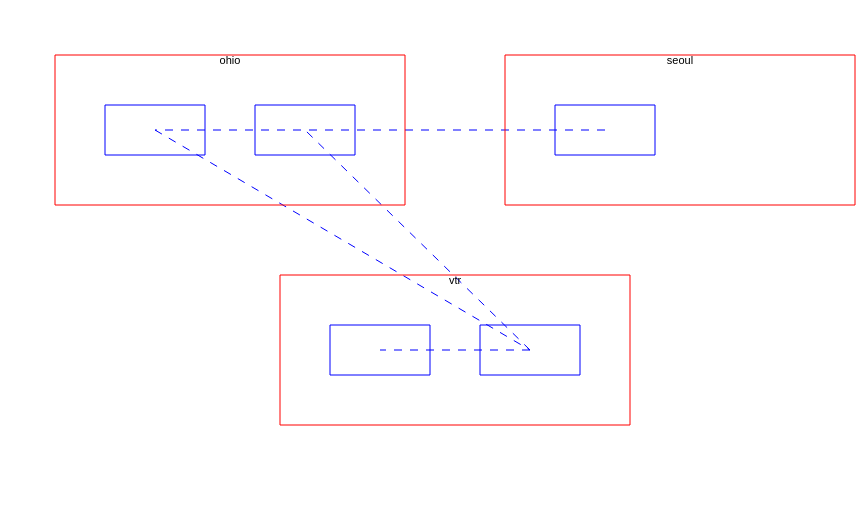

This figure's Vega-Lite source:
### Vega specification from a JSON file in a GitHub repository (floating-point values rounded to 4 significant figures)
{"$schema": "https://vega.github.io/schema/vega/v5.11.json", "width": 500, "height": 500, "padding": 5, "_test": 20, "data": [{"name": "regions", "values": [{"name": "vtr", "width": 350, "height": 150, "x": 275, "y": 270, "count": 2}, {"name": "ohio", "width": 350, "height": 150, "x": 50, "y": 50, "count": 2}, {"name": "seoul", "width": 350, "height": 150, "x": 500, "y": 50, "count": 1}], "transform": [{"type": "formula", "as": "text_x", "expr": "datum.x + datum.width/2"}]}, {"name": "mongo-status", "values": [{"_id": 0, "name": "mongo1.ww.project.vtr.internal:27017", "syncSourceId": 3, "syncSourceHost": "mongo2.ww.project.vtr.internal:27017"}, {"_id": 1, "name": "mongo1.ww.project.ohio.cloud:27017", "syncSourceId": 2, "syncSourceHost": "mongo2.ww.project.vtr.internal:27017"}, {"_id": 2, "name": "mongo1.ww.project.seoul.cloud:27017", "syncSourceId": -1, "syncSourceHost": ""}, {"_id": 3, "name": "mongo2.ww.project.vtr.internal:27017", "syncSourceId": 1, "syncSourceHost": ""}, {"_id": 4, "name": "mongo2.ww.project.ohio.cloud:27017", "syncSourceId": 3, "syncSourceHost": "mongo2.ww.project.vtr.internal:27017"}], "transform": [{"type": "formula", "as": "name_parts", "expr": "split(split(datum.name,':')[0],'.')"}, {"type": "formula", "as": "node_name", "expr": "datum.name_parts[0]"}, {"type": "formula", "as": "node_region", "expr": "datum.name_parts[3]"}, {"type": "formula", "as": "index", "expr": "slice(datum.node_name,-1)-1"}, {"type": "lookup", "from": "regions", "key": "name", "fields": ["node_region"], "as": ["region"]}, {"type": "formula", "as": "x", "expr": "datum.region.x + 50 + datum.index * 150"}, {"type": "formula", "as": "width", "expr": "100"}, {"type": "formula", "as": "y", "expr": "datum.region.y + 50"}, {"type": "formula", "as": "height", "expr": "50"}, {"type": "formula", "as": "sourceId", "expr": "datum.syncSourceId<0 ? null : datum.syncSourceId"}, {"type": "stratify", "key": "_id", "parentKey": "sourceId"}]}, {"name": "links", "source": "mongo-status", "transform": [{"type": "treelinks"}, {"type": "formula", "as": "x1", "expr": "datum.source.x + datum.source.width/2"}, {"type": "formula", "as": "y1", "expr": "datum.source.y + datum.source.height/2"}, {"type": "formula", "as": "x2", "expr": "datum.target.x + datum.source.width/2"}, {"type": "formula", "as": "y2", "expr": "datum.target.y + datum.source.height/2"}]}], "scales": [], "marks": [{"type": "rule", "from": {"data": "links"}, "encode": {"enter": {"x": {"field": "x1"}, "y": {"field": "y1"}, "x2": {"field": "x2"}, "y2": {"field": "y2"}, "stroke": {"value": "blue"}, "strokeDash": {"value": [8, 8]}}}}, {"type": "rect", "from": {"data": "mongo-status"}, "encode": {"enter": {"x": {"field": "x"}, "y": {"field": "y"}, "width": {"field": "width"}, "height": {"field": "height"}, "stroke": {"value": "blue"}}}}, {"type": "rect", "from": {"data": "regions"}, "encode": {"enter": {"x": {"field": "x"}, "y": {"field": "y"}, "width": {"field": "width"}, "height": {"field": "height"}, "stroke": {"value": "red"}}}}, {"type": "text", "from": {"data": "regions"}, "encode": {"enter": {"text": {"field": "name"}, "align": {"value": "center"}, "baseline": {"value": "top"}, "x": {"field": "text_x"}, "y": {"field": "y"}, "width": {"field": "width"}, "height": {"field": "height"}}}}]}
